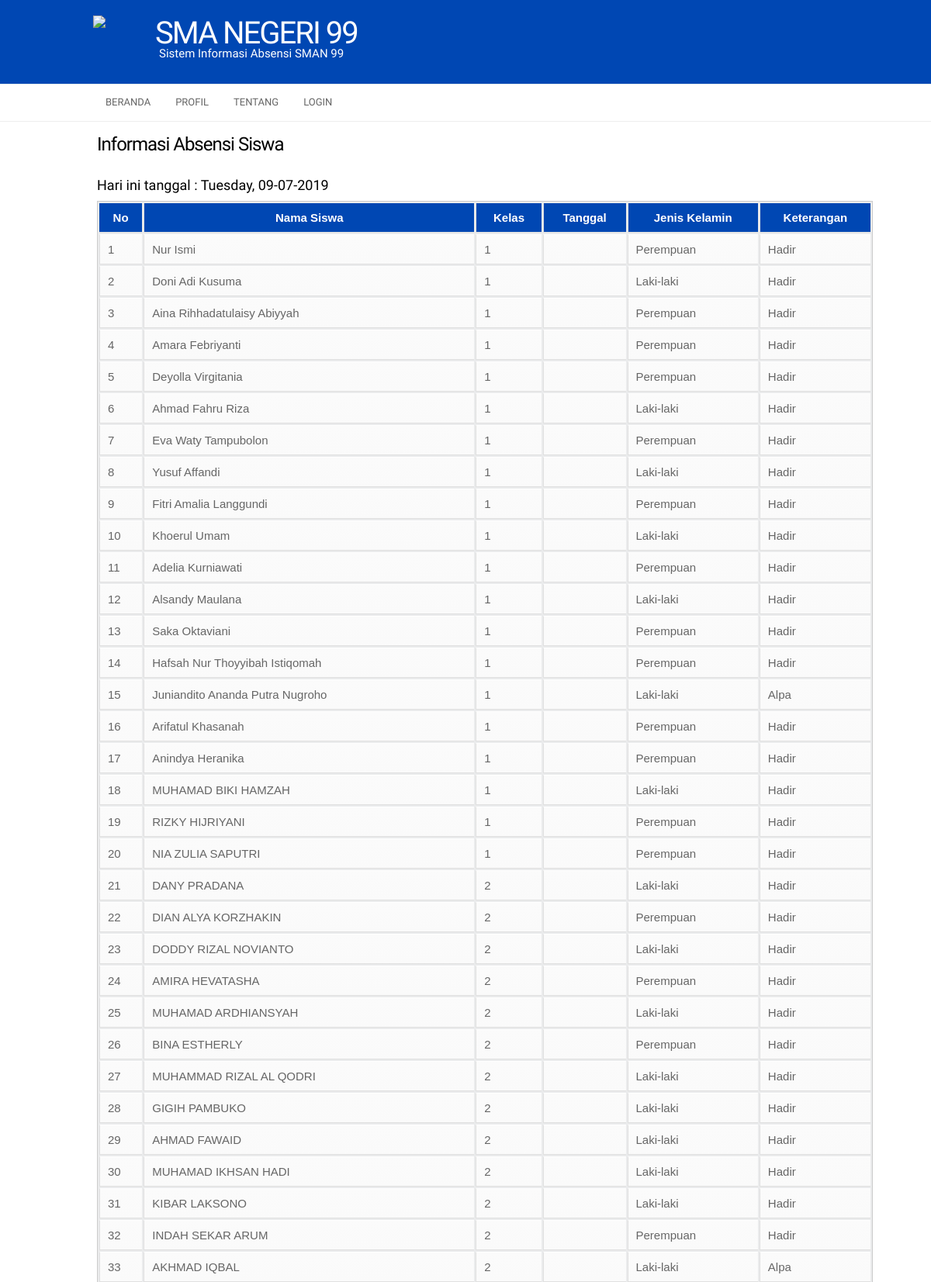
Page /datasiswa.php (upper part) on the committed database.
### tables this page shows
CREATE TABLE `tb_siswa` (
  `id` int(11) NOT NULL,
  `nisn` int(15) NOT NULL,
  `nama` varchar(50) NOT NULL,
  `kelas` varchar(50) NOT NULL,
  `nomorhp` bigint(15) NOT NULL,
  `jenis_kelamin` enum('Laki-laki','Perempuan') NOT NULL,
  `keterangan` enum('Hadir','Sakit','Izin','Alpa') NOT NULL
);

### datasiswa.php (the view, shortened to what this page needs)
<?php
$koneksi = new mysqli("localhost","root","","db_sekolah");
?>
<!doctype html>
<html>
<head>
<link rel="stylesheet" href="assets/css/custom.css" type="text/css" />
<link rel="stylesheet" href="assets/css/font-awesome.css" type="text/css"/>
<link rel="stylesheet" href="assets/css/tabeldata.css" type="text/css"/>
</head>
<body>
    <?php
      include './include/header.php'
    ?>
    <?php
      include './include/menu.php'
    ?>
    <div id="body" class="width">
    <section id="content">
      <article>
        <h3>Informasi Absensi Siswa</h3><br>
        <h4> <?php $tgl=date('l, d-m-Y'); echo "Hari ini tanggal : $tgl"; ?> </h4>
        <table>
                                    <thead>
                                        <tr>
                                            <th>No</th>
                                            <th>Nama Siswa</th>
                                            <th>Kelas</th>
                                            <th>Tanggal</th>
                                            <th>Jenis Kelamin</th>
                                            <th>Keterangan</th>
                                        </tr>
                                    </thead>
                                    <tbody>
                                        <?php
                                            $no = 1;
                                            $sql = $koneksi->query("select * from tb_siswa");
                                            while ($data = $sql->fetch_assoc()) {
                                        ?>
                                        <tr>
                                            <td><?php echo $no++; ?></td>
                                            <td><?php echo $data['nama'];?></td>
                                            <td><?php echo $data['kelas'];?></td>
                                            <td><?php echo $data['tanggal'];?></td>
                                            <td><?php echo $data['jenis_kelamin'];?></td>
                                            <td><?php echo $data['keterangan'];?></td>
                                        </tr>
                                        <?php } ?>
                                    </tbody>
                                </table>
      </article>
    </section>
    <?php
      include './include/footer.php'
    ?>
</div>
</body>
</html>

### assets/css/custom.css (style rules this page uses)
body { background: #fff; margin:0; padding:0; font-family: 'Pontano Sans', Arial, Helvetica, sans-serif; font-size: 15px; color: #666; }
* { margin:0; padding:0; }
table { width: 100%; text-align: left; }
th, td { padding: 10px 10px; }
th { color: #666; background: #ccc none repeat-x scroll left top; }
td { border-bottom: 1px solid #ccc; }
h3 { color: #000; font-size: 24px; font-weight: normal; margin-bottom: 10px; letter-spacing: -1px; font-family: 'Pontano Sans', Arial, sans-serif; }
h4 { font-family: 'Pontano Sans', Arial, sans-serif; color: #000; font-size: 18px; font-weight: normal; padding-bottom: 10px; text-transform: none; }
.width { width: 960px; margin: 0 auto; }
#body { background: none; margin: 5px auto 0; padding: 0; clear: both; }
#content { float: left; width: 71%; }
article { padding: 10px 10px 20px 5px; }

### assets/css/tabeldata.css (style rules this page uses)
table { font-family: arial; background: #eaebec; border: 1px solid #ccc; width: 150%; }
table th { color: white; padding: 10px; border-left: 1px solid #e0e0e0; border-bottom: 1px solid #e0e0e0; background: #0047b3; }
table th:first-child { border-left: none; }
table tr { text-align: center; padding-left: 20px; }
table td { text-align: left; padding: 10px; border-top: 1px solid #ffffff; border-bottom: 1px solid #e0e0e0; border-left: 1px solid #e0e0e0; background: #fafafa; background: -webkit-gradient(linear, left top, left bottom, from(#fbfbfb), to(#fafafa)); background: -moz-linear-gradient(top, #fbfbfb, #fafafa); }

### rows in the picture
tb_siswa: nama "Nur Ismi", kelas "1", jenis_kelamin "Perempuan", keterangan "Hadir"
tb_siswa: nama "Doni Adi Kusuma", kelas "1", jenis_kelamin "Laki-laki", keterangan "Hadir"
tb_siswa: nama "Aina Rihhadatulaisy Abiyyah", kelas "1", jenis_kelamin "Perempuan", keterangan "Hadir"
tb_siswa: nama "Amara Febriyanti", kelas "1", jenis_kelamin "Perempuan", keterangan "Hadir"
tb_siswa: nama "Deyolla Virgitania", kelas "1", jenis_kelamin "Perempuan", keterangan "Hadir"
tb_siswa: nama "Ahmad Fahru Riza", kelas "1", jenis_kelamin "Laki-laki", keterangan "Hadir"
tb_siswa: nama "Eva Waty Tampubolon", kelas "1", jenis_kelamin "Perempuan", keterangan "Hadir"
tb_siswa: nama "Yusuf Affandi", kelas "1", jenis_kelamin "Laki-laki", keterangan "Hadir"
tb_siswa: nama "Fitri Amalia Langgundi", kelas "1", jenis_kelamin "Perempuan", keterangan "Hadir"
tb_siswa: nama "Khoerul Umam", kelas "1", jenis_kelamin "Laki-laki", keterangan "Hadir"
tb_siswa: nama "Adelia Kurniawati", kelas "1", jenis_kelamin "Perempuan", keterangan "Hadir"
tb_siswa: nama "Alsandy Maulana", kelas "1", jenis_kelamin "Laki-laki", keterangan "Hadir"
tb_siswa: nama "Saka Oktaviani", kelas "1", jenis_kelamin "Perempuan", keterangan "Hadir"
tb_siswa: nama "Hafsah Nur Thoyyibah Istiqomah", kelas "1", jenis_kelamin "Perempuan", keterangan "Hadir"
tb_siswa: nama "Juniandito Ananda Putra Nugroho", kelas "1", jenis_kelamin "Laki-laki", keterangan "Alpa"
tb_siswa: nama "Arifatul Khasanah", kelas "1", jenis_kelamin "Perempuan", keterangan "Hadir"
tb_siswa: nama "Anindya Heranika", kelas "1", jenis_kelamin "Perempuan", keterangan "Hadir"
tb_siswa: nama "MUHAMAD BIKI HAMZAH", kelas "1", jenis_kelamin "Laki-laki", keterangan "Hadir"
tb_siswa: nama "RIZKY HIJRIYANI", kelas "1", jenis_kelamin "Perempuan", keterangan "Hadir"
tb_siswa: nama "NIA ZULIA SAPUTRI", kelas "1", jenis_kelamin "Perempuan", keterangan "Hadir"
tb_siswa: nama "DANY PRADANA", kelas "2", jenis_kelamin "Laki-laki", keterangan "Hadir"
tb_siswa: nama "DIAN ALYA KORZHAKIN", kelas "2", jenis_kelamin "Perempuan", keterangan "Hadir"
tb_siswa: nama "DODDY RIZAL NOVIANTO", kelas "2", jenis_kelamin "Laki-laki", keterangan "Hadir"
tb_siswa: nama "AMIRA HEVATASHA", kelas "2", jenis_kelamin "Perempuan", keterangan "Hadir"
tb_siswa: nama "MUHAMAD ARDHIANSYAH", kelas "2", jenis_kelamin "Laki-laki", keterangan "Hadir"
tb_siswa: nama "BINA ESTHERLY", kelas "2", jenis_kelamin "Perempuan", keterangan "Hadir"
tb_siswa: nama "MUHAMMAD RIZAL AL QODRI", kelas "2", jenis_kelamin "Laki-laki", keterangan "Hadir"
tb_siswa: nama "GIGIH PAMBUKO", kelas "2", jenis_kelamin "Laki-laki", keterangan "Hadir"
tb_siswa: nama "AHMAD FAWAID", kelas "2", jenis_kelamin "Laki-laki", keterangan "Hadir"
tb_siswa: nama "MUHAMAD IKHSAN HADI", kelas "2", jenis_kelamin "Laki-laki", keterangan "Hadir"
tb_siswa: nama "KIBAR LAKSONO", kelas "2", jenis_kelamin "Laki-laki", keterangan "Hadir"
tb_siswa: nama "INDAH SEKAR ARUM", kelas "2", jenis_kelamin "Perempuan", keterangan "Hadir"
tb_siswa: nama "AKHMAD IQBAL", kelas "2", jenis_kelamin "Laki-laki", keterangan "Alpa"
